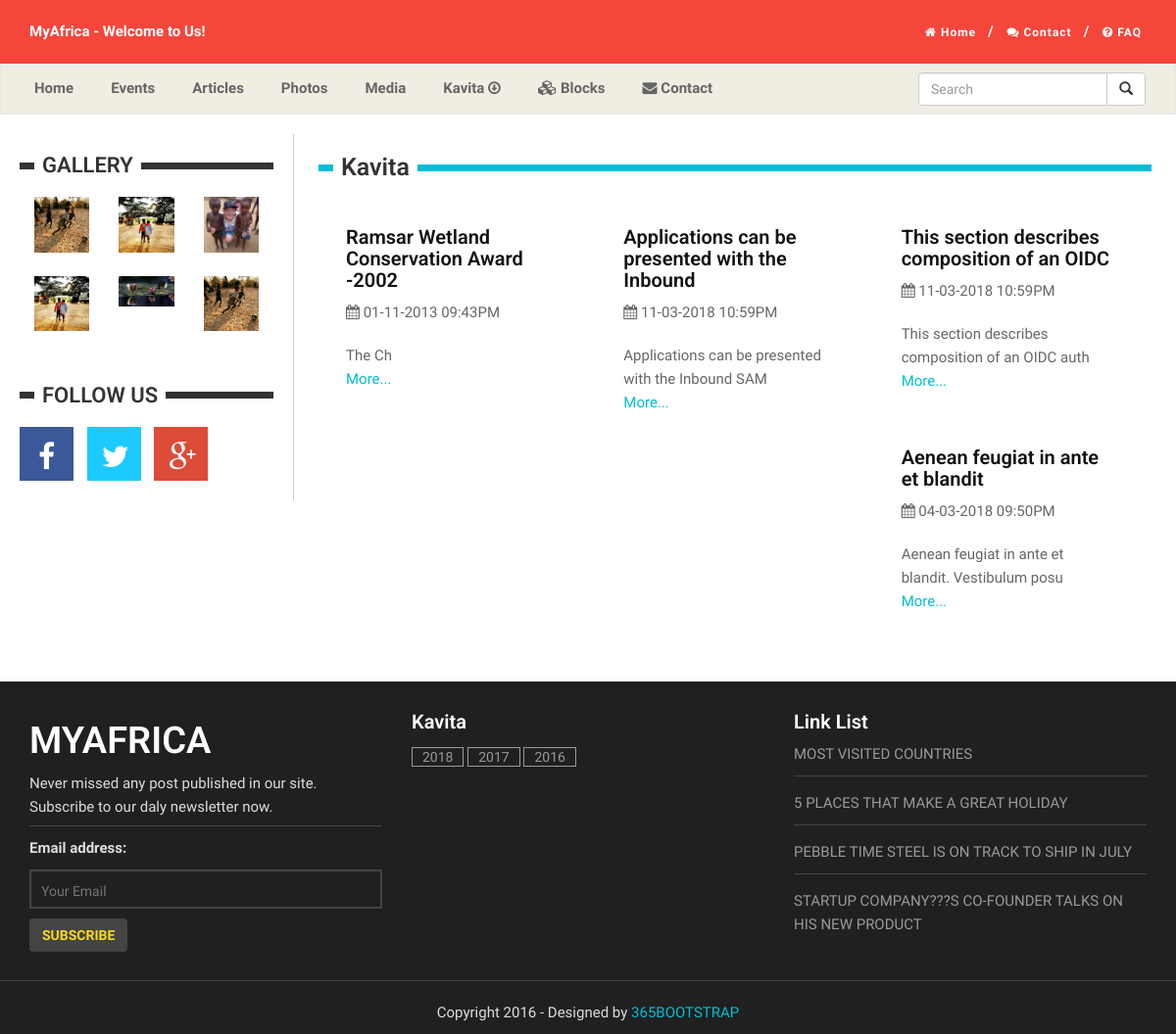
Page /kavita.php on the committed database.
### tables this page shows
CREATE TABLE `tbl_kavita` (
  `id` int(11) NOT NULL,
  `title` text,
  `url` varchar(200) DEFAULT NULL,
  `category` varchar(20) DEFAULT NULL,
  `publish_date` varchar(50) DEFAULT NULL,
  `update_date` varchar(20) DEFAULT NULL,
  `file_name` varchar(100) DEFAULT NULL,
  `description` text,
  `status` int(11) DEFAULT '1',
  `sort_order` int(11) DEFAULT '0'
);

CREATE TABLE `tbl_photo_gallery` (
  `photo_id` int(11) NOT NULL,
  `photo_caption` varchar(255) NOT NULL,
  `photo_file` varchar(255) NOT NULL,
  `publish_date` varchar(50) DEFAULT NULL,
  `photo_date` varchar(255) NOT NULL,
  `photo_category` varchar(250) NOT NULL,
  `photo_status` int(11) DEFAULT '1',
  `sort_order` int(11) DEFAULT NULL
);

### includes/classes/sitedata.cls.php (called while the page is built, shortened)
<?php
class SiteData	{
	var $oDb;
	function SiteData()	{
		$this->oDb = new WADB(SYSTEM_DBHOST, SYSTEM_DBNAME, SYSTEM_DBUSER, SYSTEM_DBPWD);
		return TRUE;
	}
	function getData($sSql)	{
		$hData  = $this->oDb->selectRecords($sSql);
		$iNumOfItems = $this->oDb->getNumberOfRecords();
		$ahomeData = array('NO_OF_ITEMS'=>$iNumOfItems, 'oDATA'=>$hData);
		return $ahomeData ;
	}
}
?>

### includes/classes/kavita.cls.php (called while the page is built, shortened)
<?php
class Kavita extends SiteData {
	function getKavitaCategory() {
		$sql = "SELECT DISTINCT category from ".KAVITA." where status = '1' order by category desc ";
		$res = $this->getData($sql);
		return $res;
	}
	function getAllKavita() {
		$sql = "SELECT * from ".KAVITA." where status = '1'";
		$res = $this->getData($sql);
		return $res;
	}
}
?>

### includes/classes/db.cls.php (called while the page is built, shortened)
<?php
class WADB
	{
		public $iNoOfRecords;
		public $bSelectRecords;
		private $oDbLink;
		function WADB ($sDbHost, $sDbName, $sDbUser, $sDbPwd)
		{
			$this->oDbLink = mysqli_connect ($sDbHost, $sDbUser, $sDbPwd,$sDbName) or die ("MySQL DB could not be connected");
		}
		function selectRecords($sSqlQuery)
		{
			$this->oQueryResult = mysqli_query($this->oDbLink, $sSqlQuery) or die(mysqli_error($this->oDbLink));
			$this->iNoOfRecords = mysqli_num_rows($this->oQueryResult);
			if ($this->iNoOfRecords > 0) {
				while ($oRow = mysqli_fetch_assoc($this->oQueryResult)) {
					$this->bSelectRecords[] = $oRow;
				}
			}
			$this->aArrRec = $this->bSelectRecords;
			return $this->aArrRec;
		}
		function getNumberOfRecords () {
			return $this->iNoOfRecords;
		}
	}
?>

### includes/functions/common.php (called while the page is built, shortened)
<?php
function outText($str) {
	$str = stripslashes($str);
	return $str;
}
?>

### includes/classes/PhotoGalleries.cls.php (called while the page is built, shortened)
<?php
class PhotoGalleries extends SiteData {
	function getPhotosLimit($id) {
		$id = (int)$id;
		$sql = "SELECT * from ".PHOTO_GALLERYS." where photo_category = '$id' order by photo_id desc LIMIT 0,6";
		$res = $this->getData($sql);
		return $res;
	}
}
?>

### kavita.php (the view, shortened to what this page needs)
<?php
require_once("includes/classes/db.cls.php");
require_once("includes/classes/sitedata.cls.php");
require_once("includes/functions/common.php");
require_once("includes/classes/Kavita.cls.php");
$kavitaObj = new Kavita();
if(isset($_REQUEST['url']) and !empty($_REQUEST['url'])){
	$k_url = $_REQUEST['url'];
}else{
	$k_url = null;
}
if($k_url){
	$res_kavita = $kavitaObj->getKavitaByCategory($k_url);
	$total_kavita = $res_kavita['NO_OF_ITEMS'];
	$page_title = $k_url;
}else{
	$res_kavita = $kavitaObj->getAllKavita();
	$total_kavita = $res_kavita['NO_OF_ITEMS'];
	$page_title ="";
}
?>
<!DOCTYPE html>
<html lang="en">
<head>
    <link rel="stylesheet" href="css/bootstrap.min.css"  type="text/css">
    <link href="owl-carousel/owl.carousel.css" rel="stylesheet">
    <link rel="stylesheet" href="css/style.css">
    <link rel="stylesheet" href="font-awesome-4.4.0/css/font-awesome.min.css"  type="text/css">
</head>
<body class="index-page">
<header>
	<?php include("includes/header.php");?>
</header>
    <?php include("includes/nav.php");?>
	<div id="page-content" class="index-page">
		<div class="clearfix no-gutter">
			<div id="main-content" class="col-md-9 fix-right">
				<div class="col-md-12">
			<div class="tag-title">
					<h2>Kavita <?php echo $page_title;?></h2>
				</div>
				 <?php
for($i=0;$i<$total_kavita;$i++) {
$publish_date_kavita = outText($res_kavita['oDATA'][$i]['publish_date']);
$title_kavita = outText($res_kavita['oDATA'][$i]['title']);
$description_kavita = outText($res_kavita['oDATA'][$i]['description']);
$url_kavita = outText($res_kavita['oDATA'][$i]['url']);
$news = strip_tags(trim($description_kavita));
$kavita = substr($news,0,50);
?>
					<div class="col-sm-4">
						<article>
								<h6><?php echo $title_kavita;?></h6>
								<span><i class="fa fa-calendar"></i> <?php echo $publish_date_kavita;?>  </span>
							<div class="entry-content">
								<p><?php echo $kavita;?></p>
								<a href="kavita-more.php?url=<?php echo $url_kavita;?>">More...</a>
							</div>
						</article>
					</div>
					  <?php } ?>
			</div>
			</div>
			<div id="sidebar" class="col-md-3 fix-left">
				<?php include("includes/sidebar.php");?>
			</div>
	<?php include("includes/footer.php");?>
</body>
</html>

### includes/header.php
<nav id="top">
		<div class="container">
			<div class="row">
				<div class="col-md-6">
					<strong>MyAfrica - Welcome to Us!</strong>
				</div>
				<div class="col-md-6">
					<ul class="list-inline top-link link">
						<li><a href="index.html"><i class="fa fa-home"></i> Home</a></li>
						<li><a href="contact.html"><i class="fa fa-comments"></i> Contact</a></li>
						<li><a href="#"><i class="fa fa-question-circle"></i> FAQ</a></li>
					</ul>
				</div>
			</div>
		</div>
	</nav>

### includes/nav.php (shortened to what this page needs)
<?php
require_once("includes/classes/kavita.cls.php");
$kavitaObj = new Kavita();
$res_kavita_cat = $kavitaObj->getKavitaCategory();
$total_kavita_cat = $res_kavita_cat['NO_OF_ITEMS'];
?>
<nav id="menu" class="navbar navbar-default" role="navigation">
		<div class="collapse navbar-collapse navbar-ex1-collapse">
			<ul class="nav navbar-nav">
				<li><a href="index.php">Home</a></li>
				<li><a href="events-all.php">Events</a></li>
				<li><a href="articles.php">Articles</a></li>
				<li><a href="photos.php">Photos</a></li>
				<li><a href="media.php">Media</a></li>
				<li class="dropdown"><a href="kavita.php">Kavita <i class="fa fa-arrow-circle-o-down"></i></a>
				</li>
				<li><a href="#"><i class="fa fa-cubes"></i> Blocks</a></li>
				<li><a href="contact.html"><i class="fa fa-envelope"></i> Contact</a></li>
			</ul>
			<div class="col-sm-3 col-md-3 navbar-right">
				<form class="navbar-form" role="search">
				<div class="input-group">
					<input type="text" class="form-control" placeholder="Search" name="q">
					<div class="input-group-btn">
						<button class="btn btn-default" type="submit"><i class="glyphicon glyphicon-search"></i></button>
					</div>
				</div>
				</form>
			</div>
		</div>
	</nav>

### includes/sidebar.php (shortened to what this page needs)
<?php
require_once("includes/classes/kavita.cls.php");
require_once("includes/classes/PhotoGalleries.cls.php");
$phoObj = new PhotoGalleries();
$res_gallery = $phoObj->getPhotosLimit(62);
$total_gallery = $res_gallery['NO_OF_ITEMS'];
?>
				<div class="widget wid-vid">
					<div class="heading">
						<h4>Gallery</h4>
					</div>
					<div class="content">
					<?php
for($i=0;$i<$total_gallery;$i++) {
$photo_file = outText($res_gallery['oDATA'][$i]['photo_file']);
$image = "photo/".$photo_file;
?>
<div class="col-md-4">
<a href="photos.php">
									<div class="zoom-container">
									<img src="<?=$image?>" alt="<?=$photo_caption?>" title="<?=$photo_caption?>"  />
								<div class="clearfix">&nbsp;</div>
								</div>
								</a>
								</div>
<?php } ?>
					</div>
				</div>
				<div class="widget wid-follow">
					<div class="heading"><h4>Follow Us</h4></div>
					<div class="content">
						<ul class="list-inline">
							<li>
								<a href="facebook.com/">
									<div class="box-facebook">
										<span class="fa fa-facebook fa-2x"></span>
									</div>
								</a>
							</li>
							<li>
								<a href="facebook.com/">
									<div class="box-twitter">
										<span class="fa fa-twitter fa-2x"></span>
									</div>
								</a>
							</li>
							<li>
								<a href="facebook.com/">
									<div class="box-google">
										<span class="fa fa-google-plus fa-2x"></span>
									</div>
								</a>
							</li>
						</ul>
					</div>
				</div>
			</div>
		</div>

### includes/footer.php
<footer>
	<div class="wrap-footer">
		<div class="container">
			<div class="row">
				<div class="col-md-4 col-footer footer-1">
					<div class="footer-heading"><h1><span style="color: #fff;">MYAFRICA</span></h1></div>
					<div class="content">
						<p>Never missed any post published in our site. Subscribe to our daly newsletter now.</p>
						<strong>Email address:</strong>
						<form action="#" method="post">
							<input type="text" name="your-name" value="" size="40" placeholder="Your Email" />
							<input type="submit" value="SUBSCRIBE" class="btn btn-3" />
						</form>
					</div>
				</div>
				<div class="col-md-4 col-footer footer-2">
					<div class="footer-heading"><h4>Kavita</h4></div>
					<div class="content">
						<?php
						for($i=0;$i<$total_kavita_cat;$i++) {
						$category = outText($res_kavita_cat['oDATA'][$i]['category']);
						?>
							<a href="kavita.php?url=<?php echo $category;?>"><?php echo $category;?></a>
							  <?php } ?>
					</div>
				</div>
				<div class="col-md-4 col-footer footer-3">
					<div class="footer-heading"><h4>Link List</h4></div>
					<div class="content">
						<ul>
							<li><a href="#">MOST VISITED COUNTRIES</a></li>
							<li><a href="#">5 PLACES THAT MAKE A GREAT HOLIDAY</a></li>
							<li><a href="#">PEBBLE TIME STEEL IS ON TRACK TO SHIP IN JULY</a></li>
							<li><a href="#">STARTUP COMPANY???S CO-FOUNDER TALKS ON HIS NEW PRODUCT</a></li>
						</ul>
					</div>
				</div>
			</div>
		</div>
	</div>
	<div class="copy-right">
		<p>Copyright 2016 - Designed by <a href="https://www.365bootstrap.com">365BOOTSTRAP</a></p>
	</div>
</footer>

### rows in the picture
tbl_kavita: title "Ramsar Wetland Conservation Award -2002", publish_date "01-11-2013 09:43PM", description "The Ch"
tbl_kavita: title "Applications can be presented with the Inbound", publish_date "11-03-2018 10:59PM", description "Applications can be presented with the Inbound SAM"
tbl_kavita: title "This section describes composition of an OIDC", publish_date "11-03-2018 10:59PM", description "This section describes composition of an OIDC auth"
tbl_kavita: title "Aenean feugiat in ante et blandit", publish_date "04-03-2018 09:50PM", description "Aenean feugiat in ante et blandit. Vestibulum posu"
tbl_photo_gallery: photo_file (picture)
tbl_photo_gallery: photo_file (picture)
tbl_photo_gallery: photo_file (picture)
tbl_photo_gallery: photo_file (picture)
tbl_photo_gallery: photo_file (picture)
tbl_photo_gallery: photo_file (picture)

### other values in the picture
$category "2018"
$category "2017"
$category "2016"
